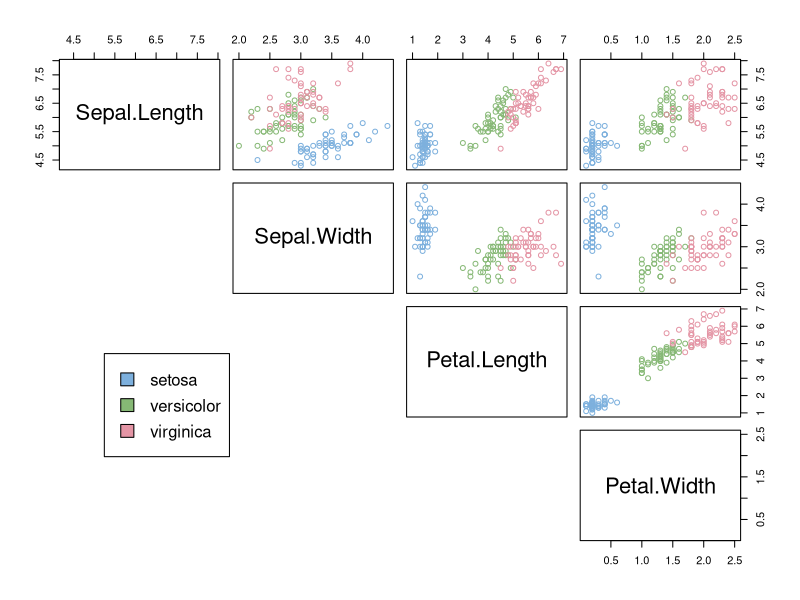

The R script that drew this image: (Note: this script raises an error after producing the figure.)

X <- iris[,1:4]
y <- iris[,5]
y_col <- c('#7DB0DD', '#86B875', '#E495A5')
pdf('dat_iris.pdf')
pairs(X, lower.panel = NULL, col = y_col[y])
par(xpd = T)
legend(x = 0.1, y = 0.4, legend = as.character(levels(y)), fill = y_col)
dev.off()

# Uses EM algorithm with multivariate normal
# distribution to estimate cluster probability
mvnorm.cov.inv <- function(Sigma) {
  # Eigendecomposition of covariance matrix
  E <- eigen(Sigma)
  Lambda.inv <- diag(E$values^-1)   # diagonal matrix
  Q <- E$vectors
  return(Q %*% Lambda.inv %*% t(Q))
}
#multivariate Gaussian pdf
mvn.pdf.i <- function(xi, mu, Sigma)
  1/sqrt( (2*pi)^length(xi) * det(Sigma) ) * 
  exp(-(1/2) * t(xi - mu) %*% mvnorm.cov.inv(Sigma) 
      %*% (xi - mu)  )
mvn.pdf <- function(X, mu, Sigma)
  apply(X, 1, function(xi) mvn.pdf.i(as.numeric(xi), mu, Sigma))
gmm.fromscratch <- function(X, k){
  p <- ncol(X)  # number of parameters
  n <- nrow(X)  # number of observations
  Delta <- 1; iter <- 0; itermax <- 30
  while(Delta > 1e-4 && iter <= itermax){
    # initiation
    if(iter == 0){
      km.init <- km.fromscratch(X, k)
      mu <- km.init$centroid; mu_mem <- mu
      w <- sapply(1:k, function(i) length(which(km.init$cluster == i)))
      w <- w/sum(w)
      cov <- array(dim = c(p, p, k))
      for(i in 1:p) for(j in 1:p) for(c in 1:k) cov[i, j, c] <- 
        1/n * sum((X[km.init$cluster == c, i] - mu[c, i]) *
                    (X[km.init$cluster == c, j] - mu[c, j]))
    }
    
    # E-step
    mvn.c <- sapply(1:k, function(c) mvn.pdf(X, mu[c,], cov[,, c]))
    r_ic <- t(w*t(mvn.c)) / rowSums(t(w*t(mvn.c)))
    
    # M-step
    n_c <- colSums(r_ic)
    w <- n_c/sum(n_c)
    mu <- t(sapply(1:k, function(c) 1/n_c[c] * colSums(r_ic[, c] *
                                                         X)))
    for(i in 1:p) for(j in 1:p) for(c in 1:k) cov[i, j, c] <-
      1/n_c[c] * sum(r_ic[, c] * (X[, i] - mu[c, i]) * r_ic[, c] *
                       (X[, j] - mu[c, j]))
    Delta <- sum((mu - mu_mem)^2)
    iter <- iter + 1; mu_mem <- mu
  }
  return(list(softcluster = r_ic, cluster = apply(r_ic, 1,
                                                  which.max)))
}
# run GMM
gmm <- gmm.fromscratch(X, 3)
pairs(X, lower.panel = NULL, col = gmm$cluster)
table(y, gmm$cluster)